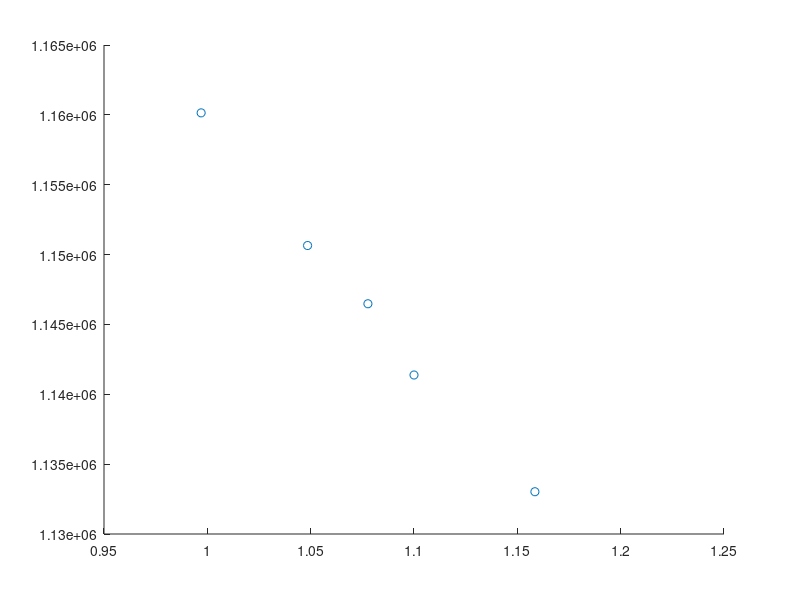

The MATLAB source for this figure: (Note: this script raises an error after producing the figure.)
close all;

old_slope = -148965.06367249729;
old_intc = 1.3083957372789318E+6;

new_slope = -147066.06730386842;
new_intc = 1.3064506878223652E+6;

emp_freqs = [1141380, 1150648, 1133026, 1146480, 1160143];
emp_dens = [1.1, 1.0485, 1.1585, 1.0777, 0.997];

figure; hold on;
scatter(emp_dens, emp_freqs)
xv = 0.997:0.005:1.16;
plot(xv, old_slope * xv + old_intc, DisplayName='Old calibration')
plot(xv, new_slope * xv + new_intc, DisplayName='New calibration')
legend('Location', 'northoutside')
